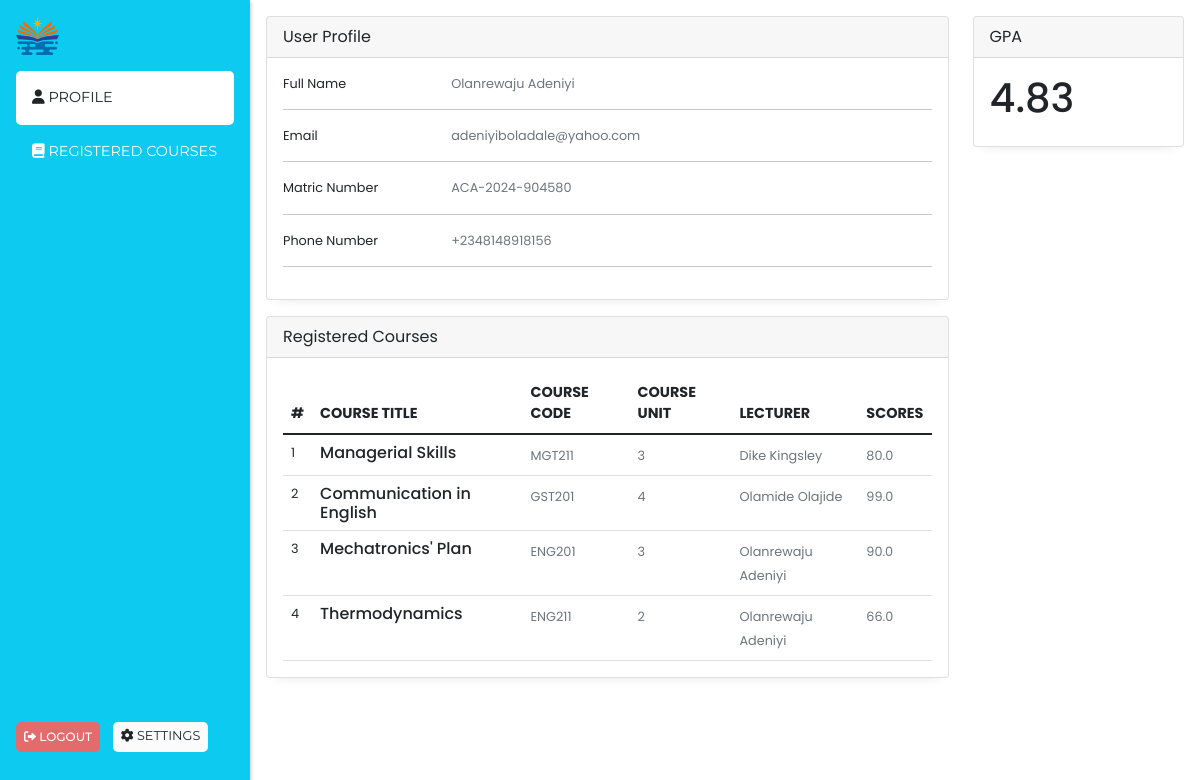
Screenshot of /student_dashboard (signed in) with the database file from the repository.
### models/students.py (models this page shows, shortened)
class Student(db.Model, UserMixin):
    __tablename__ = "students"
    id = db.Column(db.String(50), default=hexid, primary_key=True, index=True)
    first_name = db.Column(db.String(80), nullable=False)
    last_name = db.Column(db.String(80), nullable=False)
    email = db.Column(db.String(120), unique=True, nullable=False)
    phone = db.Column(db.String(20), nullable=False)
    active = db.Column(db.Boolean, default=True)
    stud_id = db.Column(
        db.String(50),
        unique=True,
        nullable=False,
        default=code_generator(f"ACA-{datetime.now().year}-"),
    )
    gpa = db.Column(db.Float, nullable=False, default=0.00)
    password = db.Column(
        db.Text, nullable=False, default=student_default_password("academia")
    )
    changed_password = db.Column(db.Boolean, nullable=False, default=False)
    created_at = db.Column(db.DateTime, nullable=False, default=datetime.utcnow)
    registered_courses = db.relationship(
        "CourseRegistered", cascade="all, delete", backref="student", lazy=True
    )

### models/course_registered.py (models this page shows, shortened)
class CourseRegistered(db.Model, UserMixin):
    __tablename__ = "course_registered"
    id = db.Column(db.String(50), default=hexid, primary_key=True, index=True)
    score = db.Column(db.Float, nullable=False, default=0.0)
    grade = db.Column(db.String(10), default="N/A")
    student_id = db.Column(db.String(50), db.ForeignKey("students.id"), nullable=False)
    course_id = db.Column(db.String(50), db.ForeignKey("courses.id"), nullable=False)

### models/courses.py (models this page shows, shortened)
class Course(db.Model, UserMixin):
    __tablename__ = "courses"
    id = db.Column(db.String(50), default=hexid, primary_key=True, index=True)
    course_title = db.Column(db.String(100), nullable=False)
    course_code = db.Column(db.String(80), unique=True, nullable=False)
    year = db.Column(db.Integer, nullable=False, default=datetime.now().year)
    course_unit = db.Column(db.Integer, nullable=False)
    created_at = db.Column(db.DateTime, nullable=False, default=datetime.now)
    teacher_id = db.Column(db.String(50), db.ForeignKey("admin.id"))
    registered_courses = db.relationship(
        "CourseRegistered", backref="course", lazy=True, cascade="all, delete"
    )
    student_registered = db.relationship(
        "CourseRegistered",
        viewonly=True,
        overlaps="course,registered_courses",
        backref="student_",
    )

### models/admin.py (models this page shows, shortened)
class Admin(db.Model, UserMixin):
    __tablename__ = "admin"
    id = db.Column(db.String(50), default=hexid, primary_key=True, index=True)
    first_name = db.Column(db.String(50), nullable=False)
    last_name = db.Column(db.String(50), nullable=False)
    adm_id = db.Column(
        db.String(50), unique=True, nullable=False, default=generate_admin_id
    )
    email = db.Column(db.String(120), unique=True, nullable=False)
    is_superadmin = db.Column(db.Boolean, default=False)
    phone_number = db.Column(db.String(50), nullable=True)
    role_id = db.Column(db.String(50), db.ForeignKey("role.id"), nullable=False)
    password = db.Column(db.Text, nullable=False)
    date_created = db.Column(db.DateTime, default=datetime.now)
    courses = db.relationship(
        "Course", cascade="all, delete", backref="lecturer", lazy=True
    )

### endpoints/student.py (the view)
@student.route("/student_dashboard", methods=["GET"])
@login_required
@student_required
def student_dashboard():
    alert = session.pop("alert", None)
    bg_color = session.pop("bg_color", None)
    all_registered_courses = CourseRegistered.query.filter_by(
        student_id=current_user.id
    )
    return render_template(
        "student_templates/home.html",
        student_dashboard=True,
        alert=alert,
        bg_color=bg_color,
        all_registered_courses=all_registered_courses
    )

### app_config.py (called while the page is built)
def create_app(config=config_object["development"]):
    app = Flask(__name__)
    app.config.from_object(config)
    cors.init_app(app)
    login_manager.init_app(app)
    db.init_app(app)
    migrate.init_app(app, db)
    @login_manager.user_loader
    def load_user(user_id):
        logged_user = Admin.query.get(user_id)
        if not logged_user:
            logged_user = Student.query.get(user_id)
        return logged_user
    @login_manager.unauthorized_handler
    def unauthorized():
        session["alert"] = "Please login to access this page"
        session["bg_color"] = "danger"
        return redirect(url_for("school.login"))
    @app.errorhandler(404)
    def page_not_found(e):
        return render_template("404.html")
    app.register_blueprint(admin_blueprint)
    app.register_blueprint(school_blueprint)
    app.register_blueprint(student_blueprint)
    return app

### templates/student_templates/home.html (shortened to what this page needs)
{% extends 'student_templates/student_layout.html' %}
{% block content %}
<div class="row">
    <div class="col-md-9">
        <div class="card">
            <div class="card-header">
                User Profile
            </div>
            <div class="card-body">
                <div class="row">
                    <div class="col-sm-3">
                      <p class="mb-0">Full Name</p>
                    </div>
                    <div class="col-sm-9">
                      <p class="text-muted mb-0">{{current_user.last_name}} {{current_user.first_name}}</p>
                    </div>
                  </div>
                  <hr>
                  <div class="row">
                    <div class="col-sm-3">
                      <p class="mb-0">Email</p>
                    </div>
                    <div class="col-sm-9">
                      <p class="text-muted mb-0">{{current_user.email}}</p>
                    </div>
                  </div>
                  <hr>
                  <div class="row">
                    <div class="col-sm-3">
                      <p class="mb-0">Matric Number</p>
                    </div>
                    <div class="col-sm-9">
                      <p class="text-muted mb-0">{{current_user.stud_id}}</p>
                    </div>
                  </div>
                  <hr>
                <div class="row">
                    <div class="col-sm-3">
                      <p class="mb-0">Phone Number</p>
                    </div>
                    <div class="col-sm-9">
                      <p class="text-muted mb-0">{{current_user.phone}}</p>
                    </div>
                  </div>
                  <hr>
            </div>
        </div>
    </div>
    <div class="col-md-3 d-none d-md-block">
        <div class="card">
            <div class="card-header">
                GPA
            </div>
            <div class="card-body">
                <h1>{{current_user.gpa}}</h1>
            </div>
        </div>
    </div>
</div>
<div class="row mt-3">
    <div class="col-md-9">
        <div class="card">
            <div class="card-header">
                <span>Registered Courses</span>
            </div>
            <div class="card-body">
                <div class="row">
                    <div class="col-md-12">
                        <div class="table-responsive">
                            <table class="table no-wrap user-table mb-0">
                                <thead>
                                    <tr>
                                        <th scope="col" class="border-0 text-uppercase font-medium pl-4" style="font-size: .9rem;">#</th>
                                        <th scope="col" class="border-0 text-uppercase font-medium" style="font-size: .9rem;">Course Title</th>
                                        <th scope="col" class="border-0 text-uppercase font-medium" style="font-size: .9rem;">Course Code</th>
                                        <th scope="col" class="border-0 text-uppercase font-medium" style="font-size: .9rem;">Course Unit</th>
                                        <th scope="col" class="border-0 text-uppercase font-medium" style="font-size: .9rem;">Lecturer</th>
                                        <th scope="col" class="border-0 text-uppercase font-medium" style="font-size: .9rem;">Scores</th>
                                    </tr>
                                </thead>
                                <tbody>
                                    {% for course in all_registered_courses %}
                                    <tr>
                                        <td class="pl-4" style="font-size: .8rem;">{{loop.index}}</td>
                                        <td>
                                            <h5 class="font-medium mb-0" style="font-size: 1rem;">{{course.course.course_title}}</h5>
                                        </td>
                                        <td>
                                            <span class="text-muted" style="font-size: .8rem;">{{course.course.course_code}}</span>
                                        </td>
                                        <td>
                                            <span class="text-muted" style="font-size: .8rem;">{{course.course.course_unit}}</span>
                                        </td>
                                        <td>
                                            <span class="text-muted" style="font-size: .8rem;">{{course.course.lecturer.last_name}} {{course.course.lecturer.first_name}}</span>
                                        </td>
                                        <td>
                                            <span class="text-muted" style="font-size: .8rem;">{{course.score}}</span>
                                        </td>
                                    </tr>
                                    {% endfor %}
                                </tbody>
                            </table>
                        </div>
                    </div>
                </div>
                </div>
            </div>
        </div>
    </div>
</div>
{% endblock content %}

### templates/student_templates/student_layout.html (shortened to what this page needs)
<!DOCTYPE html>
<html lang="en">
<head>
    <link
      href="https://cdnjs.cloudflare.com/ajax/libs/font-awesome/6.0.0/css/all.min.css"
      rel="stylesheet"
    />
    <link href="https://cdnjs.cloudflare.com/ajax/libs/twitter-bootstrap/5.1.3/css/bootstrap.min.css" rel="stylesheet">
    <link href="https://maxcdn.bootstrapcdn.com/font-awesome/4.7.0/css/font-awesome.min.css" rel="stylesheet" />
</head>
<body>
    <div class="sidebar bg-info" id="sidebar">
        <div class="p-3">
            <div class="mb-3 d-flex align-items-center">
                <img
            src="{{ url_for('static', filename='logo2.png') }}"
            alt="company's logo"
            style="width: 2.7rem;"
          />
            </div>
            <div class="d-flex flex-column">
            <a href="{{url_for('student.student_dashboard')}}" class="{% if student_dashboard %} bg-white text-dark {% endif %} p-3 sidemenu_link">
                <i class="fas fa-user"></i> Profile</a>
            <a href="{{url_for('student.registered_courses')}}" class="p-3 sidemenu_link {% if registered_courses %} bg-white text-dark {% endif %}">
                <i class="fas fa-book"></i> Registered Courses</a>
            </div>
            <div>
                <div class="d-flex position-fixed bottom-0 mb-5 h5">
                <a class="p-2 sidemenu_link text-white" data-bs-toggle="modal"
                data-bs-target="#exampleModall" style="font-size: .75rem; cursor: pointer; background: rgb(227, 107, 107);">
                <i class="fas fa-sign-out-alt"></i> Logout
            </a>
            <a href="{{url_for('student.edit_profile')}}" class="p-2 sidemenu_link badge text-dark fw-normal" style="margin-left: .8rem; background: rgb(251, 251, 251); font-size: .8rem;">
                <i class="fas fa-cog"></i> Settings
            </a>
            </div>
        </div>
        </div>
    </div>
    <div class="content" id="content">
        <div class="p-3">
            {% block content %}{% endblock content %}
        </div>
</body>
</html>

### templates/student_templates/student_layout.html (style rules this page uses)
* { margin: 0; padding: 0; box-sizing: border-box; font-family: 'Poppins', sans-serif; }
.sidebar { position: fixed; top: 0; left: 0; height: 100%; width: 250px; background-color: #333; color: white; transition: 0.3s; z-index: 999; box-shadow: rgba(0, 0, 0, 0.15) 1.95px 1.95px 2.6px; }
.content { margin-left: 250px; transition: 0.3s; }
a { text-decoration: none; color: white; }
.sidemenu_link { font-size: .9rem; text-transform: uppercase; border-radius: 5px; font-family: 'Montserrat', sans-serif; }

### templates/student_templates/home.html (style rules this page uses)
.card { box-shadow: rgba(33, 35, 38, 0.1) 0px 10px 10px -10px; }
.row p { font-size: .8rem; }

### rows the page displays
Student: last_name "Olanrewaju", first_name "Adeniyi", email "adeniyiboladale@yahoo.com", stud_id "ACA-2024-904580", phone "+2348148918156", gpa "4.83"
CourseRegistered: course.course_title "Managerial Skills", course.course_code "MGT211", course.course_unit "3", course.lecturer.last_name "Dike", course.lecturer.first_name "Kingsley", score "80.0"
CourseRegistered: course.course_title "Communication in English", course.course_code "GST201", course.course_unit "4", course.lecturer.last_name "Olamide", course.lecturer.first_name "Olajide", score "99.0"
CourseRegistered: course.course_title "Mechatronics' Plan", course.course_code "ENG201", course.course_unit "3", course.lecturer.last_name "Olanrewaju", course.lecturer.first_name "Adeniyi", score "90.0"
CourseRegistered: course.course_title "Thermodynamics", course.course_code "ENG211", course.course_unit "2", course.lecturer.last_name "Olanrewaju", course.lecturer.first_name "Adeniyi", score "66.0"
